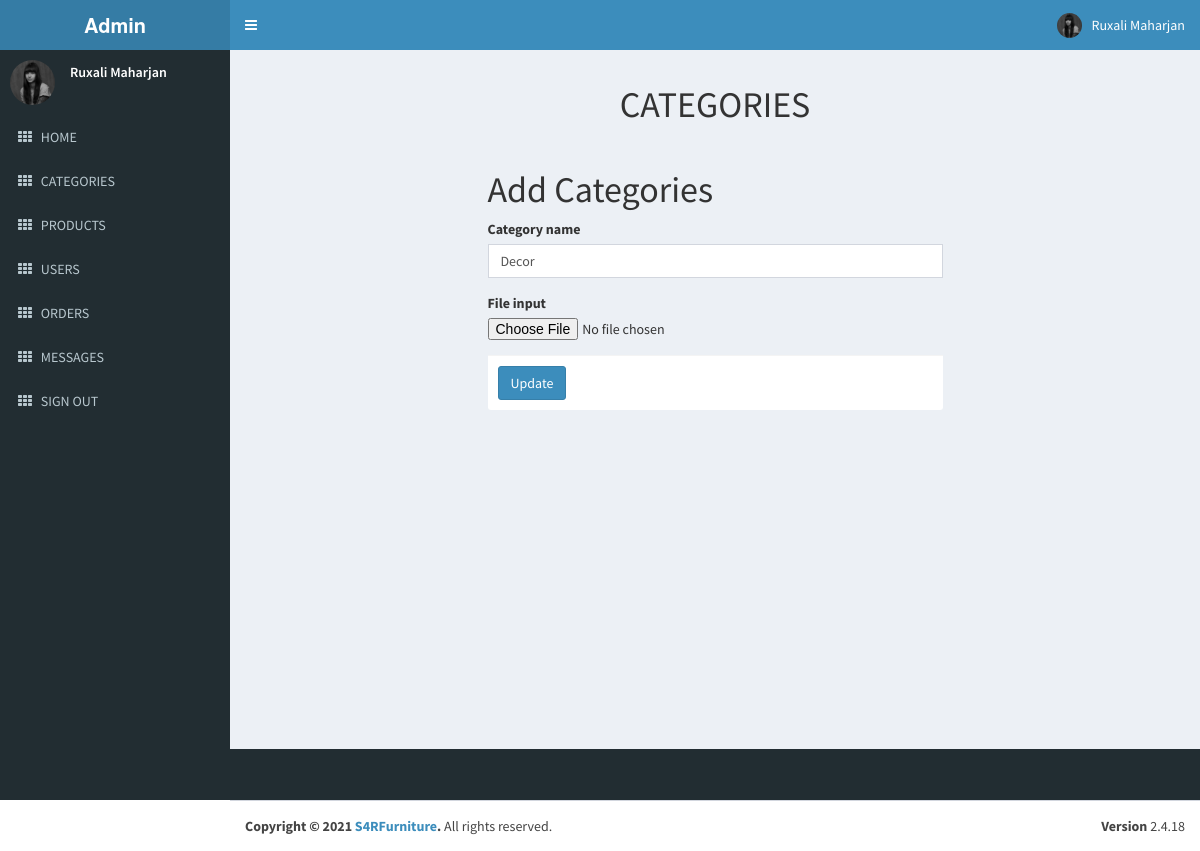
/admin/addCategories.php?updatecat=5 (signed in), run on an earlier commit of the app's database.
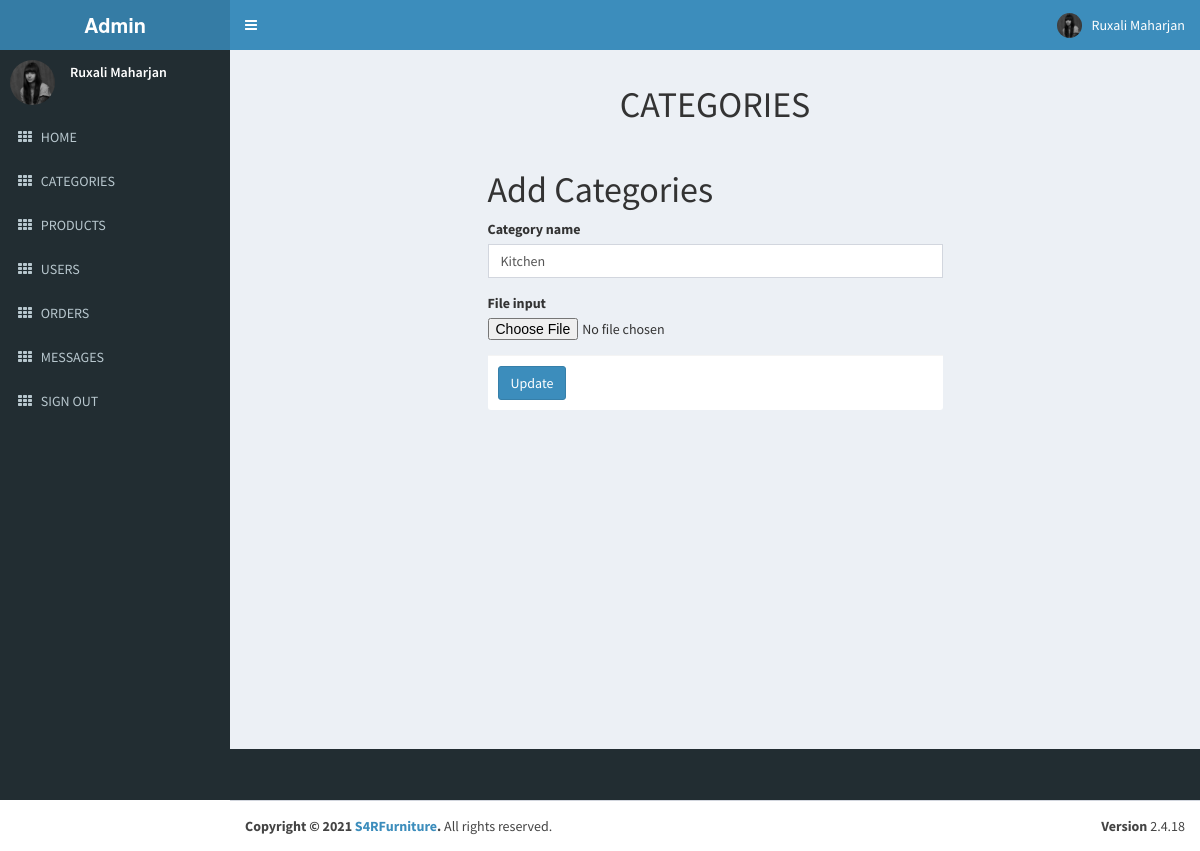
And on a later commit of the database.
### tables this page shows
CREATE TABLE `categories` (
  `id` int(11) NOT NULL,
  `name` varchar(255) NOT NULL,
  `image` varchar(255) NOT NULL,
  `created_at` timestamp NOT NULL DEFAULT current_timestamp(),
  `updated_at` timestamp NOT NULL DEFAULT current_timestamp(),
  `status` int(11) NOT NULL,
  `fileurl` varchar(255) NOT NULL
);

### admin/addCategories.php (the view, shortened to what this page needs)
<!DOCTYPE html>
<html>
<?php
require('cathandler.php');
include('adminfiles/head.php');
$name = "";
if (isset($_GET['updatecat'])) {
  $id = $_GET['updatecat'];
  $Loremsql = "SELECT  * FROM categories WHERE id = '$id'";
  $Loremresult = $connect->query($Loremsql);
  if ($Loremresult->num_rows > 0) {
    while ($Loremrow = $Loremresult->fetch_assoc()) {
      $name =  $Loremrow['name'];
    }
  }
}
?>
<body class="hold-transition skin-blue sidebar-mini">
  <div class="wrapper">
    <?php
    include('adminfiles/header.php')
    ?>
    <?php
    include('adminfiles/aside.php');
    ?>
    <div class="content-wrapper">
      <section class="content-header">
        <center>
          <h1>
            CATEGORIES
          </h1>
        </center>
      </section>
      <section class="content">
        <div class="row">
          <div class="col-sm-3">
          </div>
          <div class="col-sm-6">
            <form method="post" action="" enctype="multipart/form-data">
              <h1>Add Categories</h1>
              <div class="card-body card-block">
                <div class="form-group">
                  <label for="name">Category name</label>
                  <input type="text" name="name" id="" placeholder="Enter categories name" class="form-control" value="<?php echo $name?>">
                </div>
                <div class="form-group">
                  <label for="picture">File input</label>
                  <input type="file" id="picture" name="file">
                </div>
                <div class="box-footer">
                  <?php if (isset($_GET['updatecat']) != "") { ?>
                    <input type="submit" name="updatecat" class="btn btn-primary" value="Update">
                  <?php } else { ?>
                    <input type="submit" class="btn btn-primary" name="addnewcat" value="Add">
                  <?php } ?>
                </div>
              </div>
            </form>
          </div>
        </div>
      </section>
      <div class="col-sm-3">
      </div>
    </div>
  </div>
  <?php
  include('adminfiles/footer.php');
  ?>
</body>
</html>

What changed in the data, as far as the page shows it:
changed categories: name "Decor" → "Kitchen"
